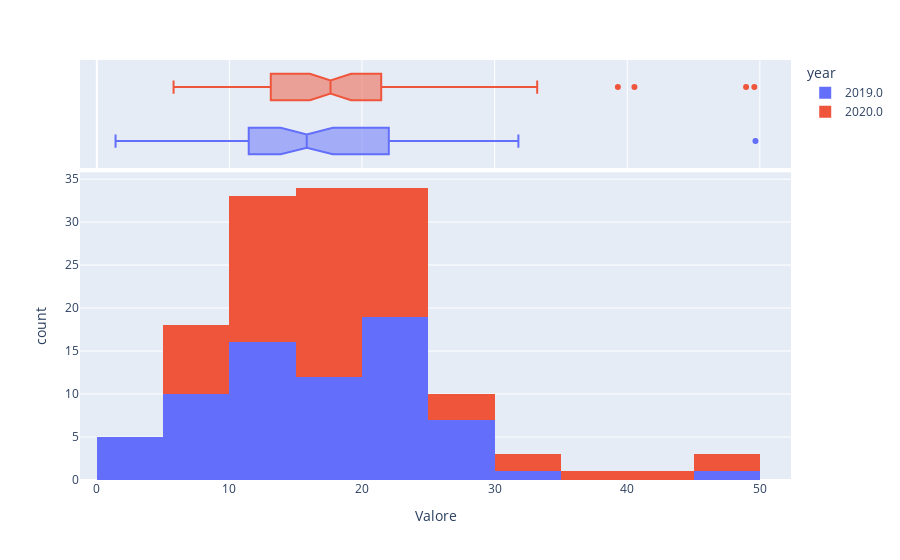

The code cell stored with this chart in its notebook:
### Code cell
fig = px.histogram(d1920.groupby(d1920.Data.dt.date).mean(), x="Valore", color="year", marginal="box")
# fig.update_traces(quartilemethod="exclusive") # or "inclusive", or "linear" by default
fig.show()

### Figure 1 — Plotly figure (JSON) as saved in the notebook; plotly's stock layout.template omitted (floating-point values rounded to 4 significant figures)
{"data": [{"alignmentgroup": "True", "bingroup": "x", "hovertemplate": "year=2019.0<br>Valore=%{x}<br>count=%{y}<extra></extra>", "legendgroup": "2019.0", "marker": {"color": "#636efa", "pattern": {"shape": ""}}, "name": "2019.0", "offsetgroup": "2019.0", "orientation": "v", "showlegend": true, "type": "histogram", "x": [28.12, 31.79, 15.29, 7.958, 22.75, 26.38, 13.21, 26.33, 49.67, 6.542, 8.292, 16.21, 22.88, 21.83, 22.08, 24.21, 14.38, 5, 14.25, 20.96, 22.42, 22.92, 25, 21.38, 27.17, 27.71, 8.958, 8.208, 24.58, 12.42, 14.5, 21.08, 15.46, 13.83, 14.08, 20.96, 11.38, 12.29, 21.29, 21.79, 25.58, 21.05, 15.67, 16.38, 17, 22.67, 15.83, 20, 15.88, 5.208, 6.083, 6.833, 10.12, 13.21, 16.41, 11.75, 12.08, 2.917, 4.042, 11.71, 21.17, 10.88, 18.42, 22.38, 1.417, 2.583, 4.958, 8.792, 16.25, 15.29, 14.67], "xaxis": "x", "yaxis": "y"}, {"alignmentgroup": "True", "hovertemplate": "year=2019.0<br>Valore=%{x}<extra></extra>", "legendgroup": "2019.0", "marker": {"color": "#636efa"}, "name": "2019.0", "notched": true, "offsetgroup": "2019.0", "showlegend": false, "type": "box", "x": [28.12, 31.79, 15.29, 7.958, 22.75, 26.38, 13.21, 26.33, 49.67, 6.542, 8.292, 16.21, 22.88, 21.83, 22.08, 24.21, 14.38, 5, 14.25, 20.96, 22.42, 22.92, 25, 21.38, 27.17, 27.71, 8.958, 8.208, 24.58, 12.42, 14.5, 21.08, 15.46, 13.83, 14.08, 20.96, 11.38, 12.29, 21.29, 21.79, 25.58, 21.05, 15.67, 16.38, 17, 22.67, 15.83, 20, 15.88, 5.208, 6.083, 6.833, 10.12, 13.21, 16.41, 11.75, 12.08, 2.917, 4.042, 11.71, 21.17, 10.88, 18.42, 22.38, 1.417, 2.583, 4.958, 8.792, 16.25, 15.29, 14.67], "xaxis": "x2", "yaxis": "y2"}, {"alignmentgroup": "True", "bingroup": "x", "hovertemplate": "year=2020.0<br>Valore=%{x}<br>count=%{y}<extra></extra>", "legendgroup": "2020.0", "marker": {"color": "#EF553B", "pattern": {"shape": ""}}, "name": "2020.0", "offsetgroup": "2020.0", "orientation": "v", "showlegend": true, "type": "histogram", "x": [14.17, 12.62, 21.29, 48.96, 39.29, 8.5, 10.17, 13.04, 21.75, 23.29, 18.38, 22.04, 33.21, 26.67, 9.917, 10.83, 16.21, 14.92, 19.04, 40.54, 49.58, 12.96, 6.708, 13.36, 21.54, 24.54, 22.17, 15.71, 15.42, 21.5, 18.25, 17.62, 17.62, 18.67, 16.42, 17.88, 13.04, 16.62, 17.75, 19.33, 20.88, 20.88, 26.5, 13.62, 12.79, 20.42, 31.21, 21.79, 18.83, 21, 16.96, 12.12, 10.92, 6.542, 6.625, 5.792, 11.5, 18.67, 14.08, 15.82, 29.39, 20.75, 22.33, 15.21, 7.917, 18.25, 14.96, 19.29, 9.333, 15.83, 14.89], "xaxis": "x", "yaxis": "y"}, {"alignmentgroup": "True", "hovertemplate": "year=2020.0<br>Valore=%{x}<extra></extra>", "legendgroup": "2020.0", "marker": {"color": "#EF553B"}, "name": "2020.0", "notched": true, "offsetgroup": "2020.0", "showlegend": false, "type": "box", "x": [14.17, 12.62, 21.29, 48.96, 39.29, 8.5, 10.17, 13.04, 21.75, 23.29, 18.38, 22.04, 33.21, 26.67, 9.917, 10.83, 16.21, 14.92, 19.04, 40.54, 49.58, 12.96, 6.708, 13.36, 21.54, 24.54, 22.17, 15.71, 15.42, 21.5, 18.25, 17.62, 17.62, 18.67, 16.42, 17.88, 13.04, 16.62, 17.75, 19.33, 20.88, 20.88, 26.5, 13.62, 12.79, 20.42, 31.21, 21.79, 18.83, 21, 16.96, 12.12, 10.92, 6.542, 6.625, 5.792, 11.5, 18.67, 14.08, 15.82, 29.39, 20.75, 22.33, 15.21, 7.917, 18.25, 14.96, 19.29, 9.333, 15.83, 14.89], "xaxis": "x2", "yaxis": "y2"}], "layout": {"barmode": "relative", "legend": {"title": {"text": "year"}, "tracegroupgap": 0}, "margin": {"t": 60}, "xaxis": {"anchor": "y", "domain": [0, 1], "title": {"text": "Valore"}}, "xaxis2": {"anchor": "y2", "domain": [0, 1], "matches": "x", "showgrid": true, "showticklabels": false}, "yaxis": {"anchor": "x", "domain": [0, 0.7326], "title": {"text": "count"}}, "yaxis2": {"anchor": "x2", "domain": [0.7426, 1], "matches": "y2", "showgrid": false, "showline": false, "showticklabels": false, "ticks": ""}}}
